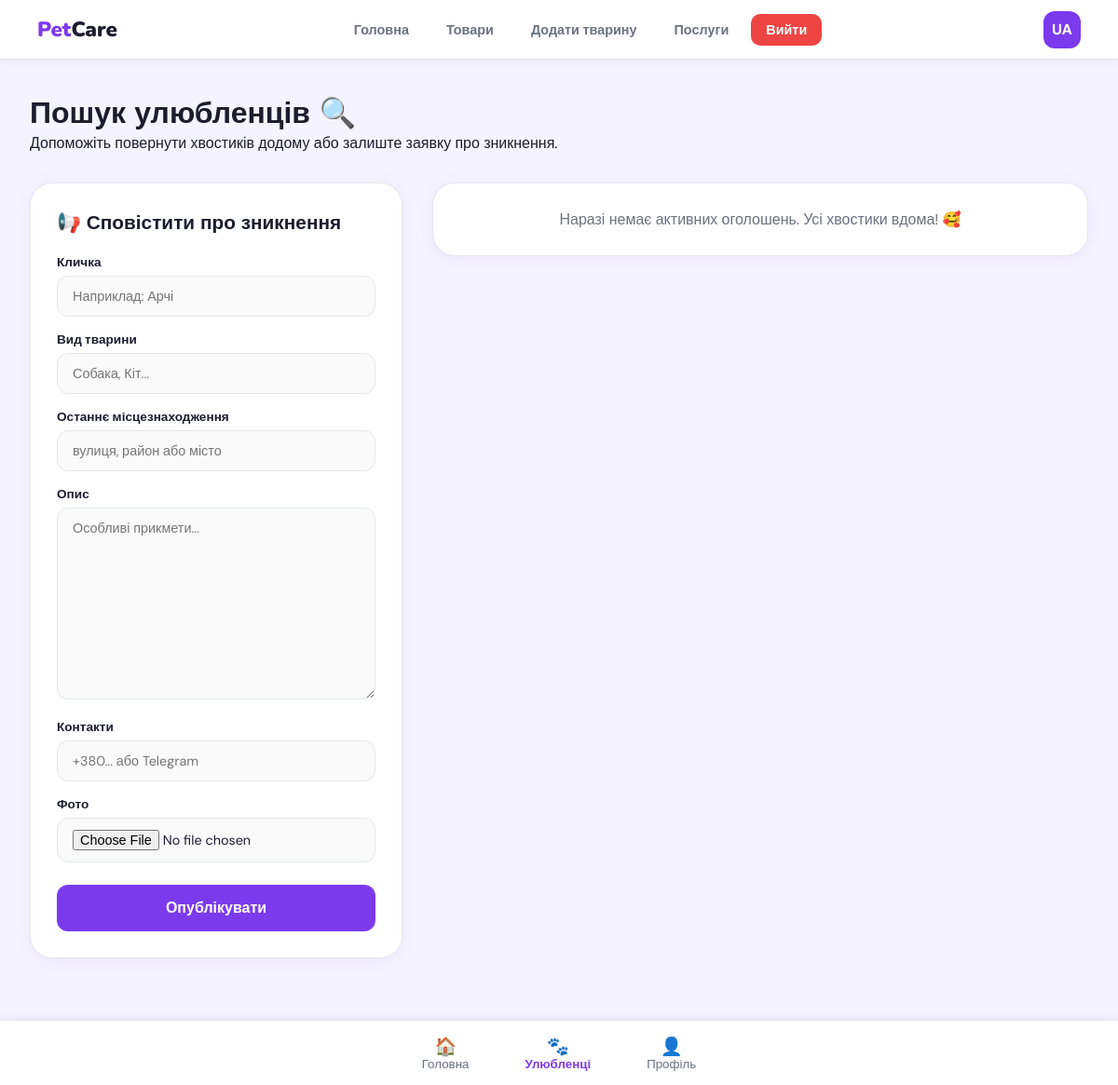
The page /find_pets on the database as committed earlier.
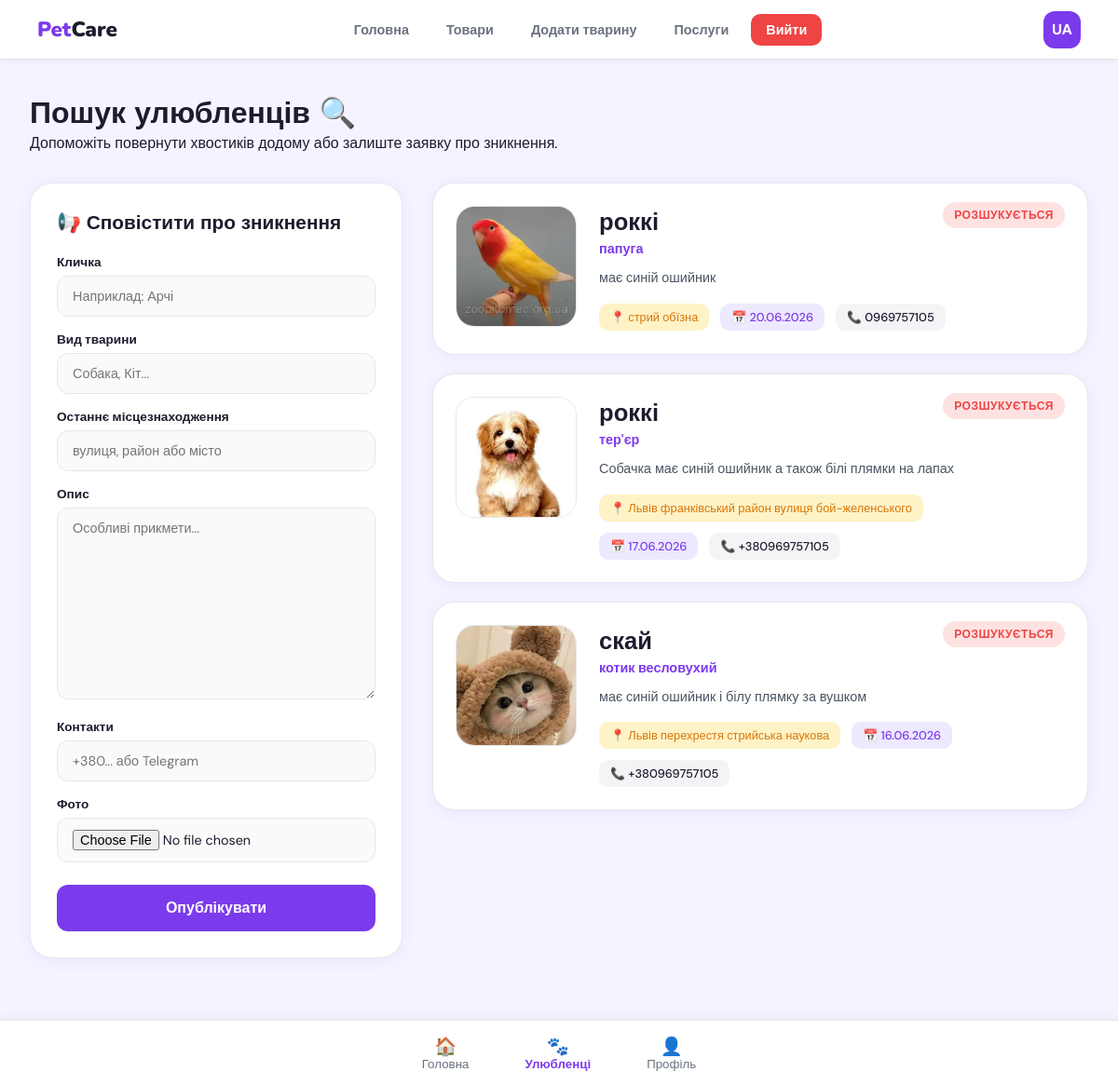
The same page on the database as committed later.
### main/models.py (models this page shows, shortened)
class find_Pets(models.Model):
    STATUS_CHOICES = [
        ('lost', 'Розшукується'),
        ('found', 'Знайдено'),
    ]
    user = models.ForeignKey(User,on_delete=models.CASCADE,verbose_name='Автор')
    pet_name = models.CharField(max_length=80,verbose_name='кличка')
    pet_type = models.CharField(max_length=100,verbose_name='Вид тварини')
    last_location = models.CharField(max_length=200,verbose_name="Останнє місцезнаходження")
    discrp = models.CharField(max_length=300, verbose_name='Опис')
    contacts = models.CharField(max_length=100, verbose_name="Контакти")
    img = models.ImageField(upload_to='lost_pets/', blank=True, null=True, verbose_name="Фото")
    created_at = models.DateTimeField(auto_now_add=True)
    status = models.CharField(max_length=20,choices=STATUS_CHOICES,default='lost',verbose_name='статус')
    class Meta:
        verbose_name="Зниклі тварини"

### main/views.py (the view)
# urls.py: path('find_pets',views.find_pets, name='find_pets'),
def find_pets(request):
    if request.method == 'POST':
        form = Finf_Pet_Form(request.POST, request.FILES)
        if form.is_valid():
            lost_pet = form.save(commit=False) # Кажемо: "Підготуй запис, але в базу поки не кидай"
            lost_pet.user = request.user       # Вказуємо, ХТО саме автор цього оголошення
            lost_pet.save()                    # А ось тепер остаточно зберігаємо в базу даних!
            return redirect('find_pets')       # Очищаємо сторінку (перенаправляємо самі на себе)
    else:
        form = Finf_Pet_Form() # Даємо йому просто чисту, порожню форму для заповнення
    lost_pets_list = find_Pets.objects.all().order_by('-created_at')
    return render(request, 'main/find_pets.html', {
        'form': form,
        'find_pets': lost_pets_list
    })

### main/form.py
class Finf_Pet_Form(forms.ModelForm):
    class Meta:
        model = find_Pets
        fields = ['pet_name', 'pet_type', 'last_location', 'discrp', 'contacts', 'img']
        widgets = {
            'pet_name': forms.TextInput(attrs={'class': 'form-control', 'placeholder': 'Наприклад: Арчі'}),
            'pet_type': forms.TextInput(attrs={'class': 'form-control', 'placeholder': 'Собака, Кіт...'}),
            'last_location': forms.TextInput(attrs={'class': 'form-control', 'placeholder': 'вулиця, район або місто'}),
            'discrp': forms.Textarea(attrs={'class': 'form-control', 'placeholder': 'Особливі прикмети...'}),
            'contacts': forms.TextInput(attrs={'class': 'form-control', 'placeholder': '+380... або Telegram'}),
            'img': forms.FileInput(attrs={'class': 'form-control'}),
        }

### main/templates/main/find_pets.html (shortened to what this page needs)
{% load static %}
<!DOCTYPE html>
<html lang="uk">
<head>
</head>
<body>
    <nav>
        <a href="{% url 'home' %}" class="nav-logo">Pet<span>Care</span></a>
        <ul class="nav-links">
            <li><a href="{% url 'home' %}">Головна</a></li>
            <li><a href="{% url 'shop_page' %}">Товари</a></li>
            <li><a href="{% url 'register_pets' %}">Додати тварину</a></li>
            <li><a href="{% url 'servises' %}">Послуги</a></li>
            <li><a style="background-color: #EF4444; color: white;" href="{% url 'logout' %}">Вийти</a></li>
        </ul>
        <div class="nav-right">
            <div class="avatar">UA</div>
        </div>
    </nav>
    <div class="page">
        <div class="page-header">
            <h1>Пошук улюбленців 🔍</h1>
            <p>Допоможіть повернути хвостиків додому або залиште заявку про зникнення.</p>
        </div>
        <div class="grid">
            <div class="sidebar-form">
                <div class="card">
                    <div class="card-title">📢 Сповістити про зникнення</div>
                    <form method="POST" enctype="multipart/form-data">
                        {% for field in form %}
                        <div class="form-group">
                            <label for="{{ field.id_for_label }}">{{ field.label }}</label>
                            {{ field }}
                        </div>
                        {% endfor %}
                        <button type="submit" class="btn-submit">Опублікувати</button>
                    </form>
                </div>
            </div>
            <div class="feed-column">
                {% for pet in find_pets %}
                <div class="pet-card" {% if pet.status == 'found' %}style="opacity: 0.85;"{% endif %}>
                    {% if pet.status == 'lost' %}
                        <span class="badge-status" style="background: #FEE2E2; color: var(--red);">Розшукується</span>
                    {% else %}
                        <span class="badge-status" style="background: #D1FAE5; color: var(--green);">Вдома 🎉</span>
                    {% endif %}
                    <div class="pet-photo">
                        {% if pet.img %}
                            <img src="{{ pet.img.url }}" alt="{{ pet.pet_name }}">
                        {% else %}
                            <img src="{% static 'main/images/no-image.png' %}" alt="Немає фото">
                        {% endif %}
                    </div>
                    <div class="pet-info">
                        <h2>{{ pet.pet_name }}</h2>
                        <p class="breed"><span>{{ pet.pet_type }}</span></p>
                        <p class="pet-description">
                            {{ pet.discrp }}
                        </p>
                        <div class="meta-row">
                            <div class="meta-chip location">📍 {{ pet.last_location }}</div>
                            <div class="meta-chip date">📅 {{ pet.created_at|date:"d.m.Y" }}</div>
                            <div class="meta-chip">📞 {{ pet.contacts }}</div>
                        </div>
                    </div>
                </div>
                {% empty %}
                <div class="card" style="text-align: center; width: 100%;">
                    <p style="color: var(--muted);">Наразі немає активних оголошень. Усі хвостики вдома! 🥰</p>
                </div>
                {% endfor %}
            </div>
        </div>
    </div>
    <div class="bottom-bar">
        <button class="tab-btn">
            <div class="tab-icon">🏠</div>
            <span>Головна</span>
        </button>
        <button class="tab-btn active">
            <div class="tab-icon">🐾</div>
            <span>Улюбленці</span>
        </button>
        <button class="tab-btn">
            <div class="tab-icon">👤</div>
            <span>Профіль</span>
        </button>
    </div>
</body>
</html>

Rows that differ between the two databases and show on the page:
added find_Pets: status "РОЗШУКУЄТЬСЯ", img (picture), pet_name "роккі", pet_type "папуга", discrp "має синій ошийник", last_location "стрий обїзна", created_at "20.06.2026", contacts "0969757105"
added find_Pets: status "РОЗШУКУЄТЬСЯ", img (picture), pet_name "роккі", pet_type "тер'єр", discrp "Собачка має синій ошийник а також білі плямки на лапах", last_location "Львів франківський район вулиця бой-желенського", created_at "17.06.2026", contacts "+380969757105"
added find_Pets: status "РОЗШУКУЄТЬСЯ", img (picture), pet_name "скай", pet_type "котик весловухий", discrp "має синій ошийник і білу плямку за вушком", last_location "Львів перехрестя стрийська наукова", created_at "16.06.2026", contacts "+380969757105"
Other text that changed with them:
text no longer shown: "Наразі немає активних оголошень. Усі хвостики вдома! 🥰"
